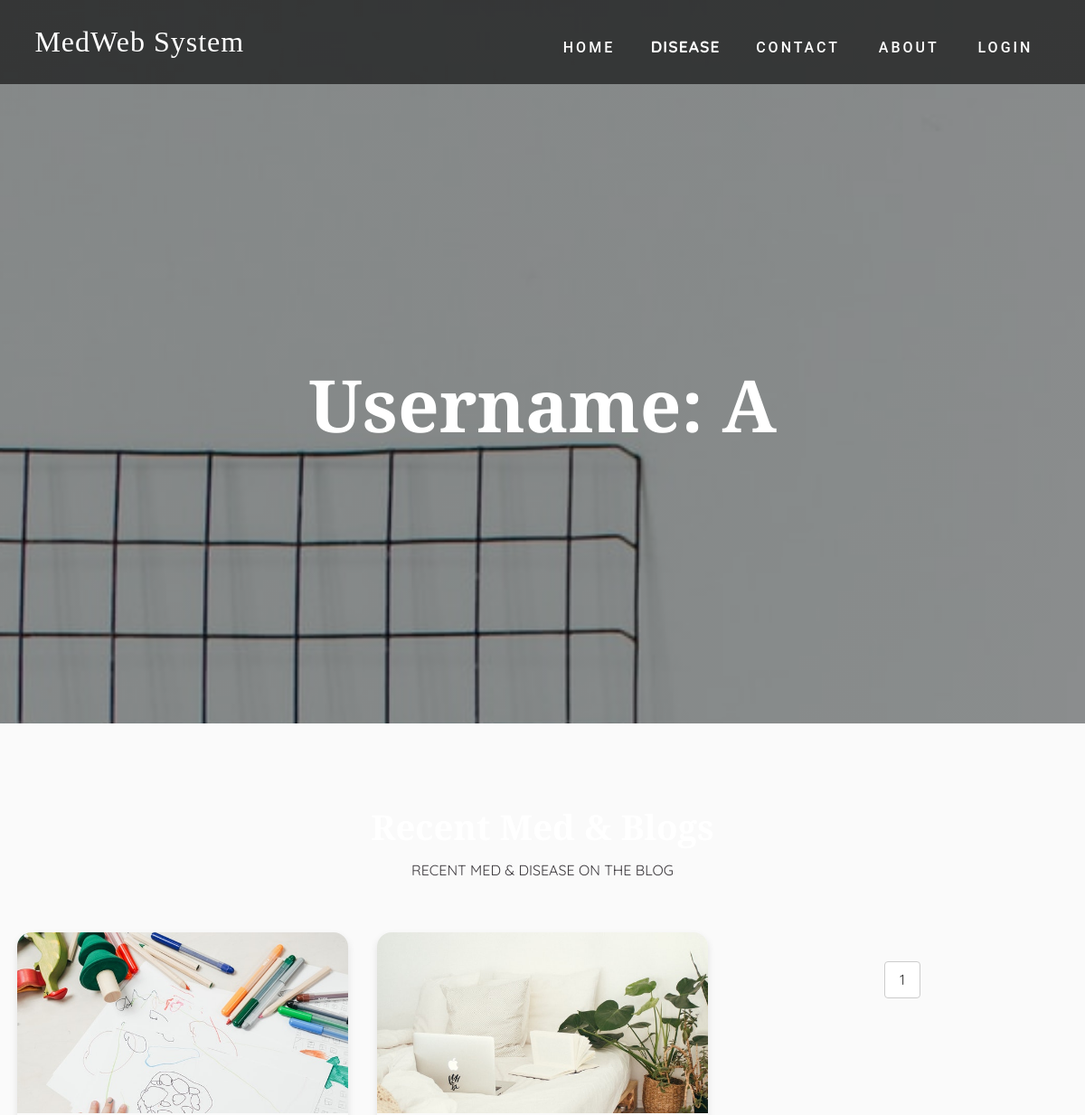
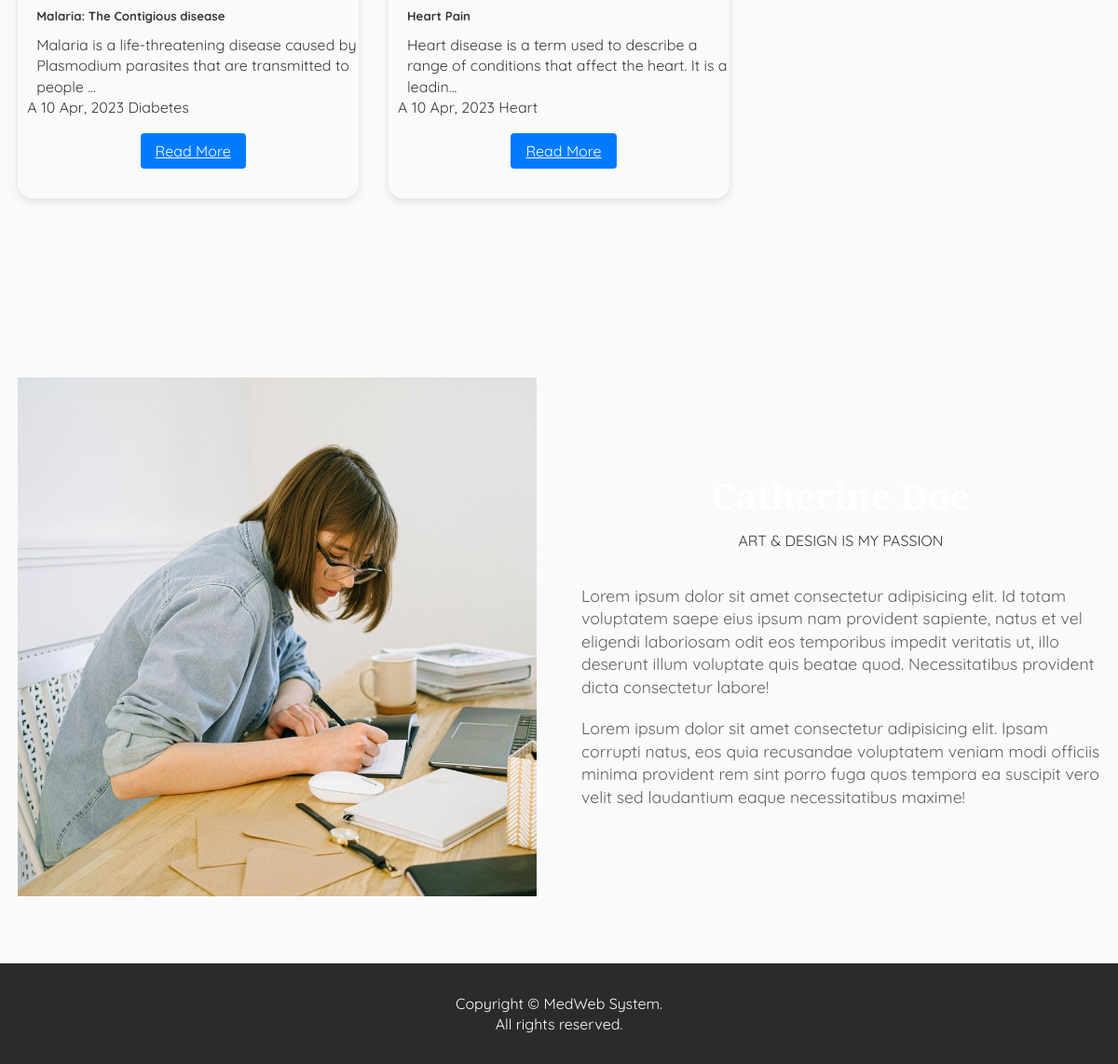
Page /author.php?aid=24 on the committed database (2 pictures, top to bottom).
### tables this page shows
CREATE TABLE `user` (
  `user_id` int(10) UNSIGNED NOT NULL,
  `first_name` varchar(30) NOT NULL,
  `last_name` varchar(30) NOT NULL,
  `username` varchar(30) DEFAULT NULL,
  `password` varchar(40) DEFAULT NULL,
  `role` int(11) NOT NULL
);

CREATE TABLE `post` (
  `post_id` int(11) NOT NULL,
  `title` varchar(100) NOT NULL,
  `description` text NOT NULL,
  `category` varchar(100) NOT NULL,
  `post_date` varchar(50) NOT NULL,
  `author` int(11) NOT NULL,
  `post_img` varchar(100) NOT NULL
);

CREATE TABLE `category` (
  `category_id` int(11) NOT NULL,
  `category_name` varchar(100) NOT NULL,
  `post` int(11) NOT NULL DEFAULT 0,
  `age` int(11) NOT NULL
);

### author.php (the view, shortened to what this page needs)
<?php include "connect.php";
if (isset($_GET['aid'])) {
$author_id = $_GET['aid'];
$username = mysqli_fetch_assoc(mysqli_query($conn, "SELECT username FROM user WHERE
user_id='$author_id'"))['username'];
} else {
header("Location: index.php");
exit();
}
?>
<!DOCTYPE html>
<html>
<head>
    <link rel="stylesheet" href="https://cdnjs.cloudflare.com/ajax/libs/font-awesome/5.15.1/css/all.min.css"
 />
    <link rel="stylesheet" href="style.css">
</head>
<body>
    <header>
        <nav class="navbar">
            <div class="container">
                <a href="index.php" class="navbar-brand">MedWeb System</a>
                <div class="navbar-nav">
                    <a href="index.php">Home</a>
                    <div class="dropdown">
                        <button class="dropbtn active">Disease</button>
                    </div>
                    <a href="contact.php">Contact</a>
                    <a href="blah.php">About</a>
                    <a href="login.php">Login</a>
                </div>
            </div>
        </nav>
        <div class="banner">
            <div class="container">
                <h1 class="banner-title">
                    Username:
                    <?php echo $username; ?>
                </h1>
            </div>
        </div>
    </header>
    <section class="design" id="design">
    <div class="container">
      <div class="title">
        <h2>Recent Med &amp; Blogs</h2>
        <p>recent med &amp; disease on the blog</p>
      </div>
      <div class="design-content">
        <?php
        include "connect.php";
        $limit = 5;
        if (isset($_GET['page'])) {
          $page = trim($_GET['page']);
          $page = (int) filter_var($page, FILTER_SANITIZE_NUMBER_INT);
        } else {
          $page = 1;
        }
        $offset = ($page - 1) * $limit;
        $sql = "SELECT post.post_id, post.title, post.description, post.post_date, category.category_name, user.username, post.category, post.post_img
          FROM post
          LEFT JOIN category ON post.category = category.category_id
          LEFT JOIN user ON post.author = user.user_id
          WHERE post.author = {$author_id}
          ORDER BY post.post_id DESC LIMIT {$limit} OFFSET {$offset}";
        $result = mysqli_query($conn, $sql) or die("Query Failed");
        if (mysqli_num_rows($result) > 0) {
          while ($row = mysqli_fetch_assoc($result)) {
            ?>
            <div class="feature-card-container">
              <div class="feature-card">
                <div class="feature-icon-container"
                  style="background-image: url('admin/upload/<?php echo $row['post_img']; ?>');">
                </div>
                <div class="feature-content">
                  <h5 class="feature-title">
                    <?php echo $row['title']; ?>
                  </h5>
                  <p class="feature-description">
                    <?php echo substr($row['description'], 0, 100) . "..."; ?>
                  </p>
                  <div class="feature-meta">
                    <span class="feature-author">
                      <?php echo $row['username']; ?>
                    </span>
                    <span class="feature-date">
                      <?php echo $row['post_date']; ?>
                    </span>
                    <span class="feature-category">
                      <?php echo $row['category_name']; ?>
                    </span>
                  </div>
                  <div class="feature-btn-container">
                    <a href="single.php?id=<?php echo $row['post_id']; ?>
                    " class="feature-btn">Read More</a>
                  </div>
                </div>
              </div>
            </div>
            <?php
          }
        } else {
          echo "No posts found";
        }
        ?>
        <?php $sql1 = "SELECT * FROM post JOIN user
                        on post.author = user.user_id
                        WHERE post.author={$author_id}";
        $result1 = mysqli_query($conn, $sql1) or die("Query Failed");
        if (mysqli_num_rows($result1) > 0) {
          $total_records = mysqli_num_rows($result1);
          $total_page = ceil($total_records / $limit);
          echo '<ul class="pagination admin-pagination">';
          for ($i = 1; $i <= $total_page; $i++) {
            $active = "";
            echo '<li class="' . $active . '"><a href="index.php?aid='.$author_id.'page=' . $i . '">' . $i . '</a></li>';
          }
          echo '</ul>';
        }
        ?>
      </div>
    </div>
  </section>
  <section class="about" id="about">
    <div class="container">
      <div class="about-content">
        <div>
          <img src="images/about-bg.jpg" alt="">
        </div>
        <div class="about-text">
          <div class="title">
            <h2>Catherine Doe</h2>
            <p>art & design is my passion</p>
          </div>
          <p>Lorem ipsum dolor sit amet consectetur adipisicing elit. Id totam voluptatem saepe eius ipsum nam provident
            sapiente, natus et vel eligendi laboriosam odit eos temporibus impedit veritatis ut, illo deserunt illum
            voluptate quis beatae quod. Necessitatibus provident dicta consectetur labore!</p>
          <p>Lorem ipsum dolor sit amet consectetur adipisicing elit. Ipsam corrupti natus, eos quia recusandae
            voluptatem veniam modi officiis minima provident rem sint porro fuga quos tempora ea suscipit vero velit sed
            laudantium eaque necessitatibus maxime!</p>
        </div>
      </div>
    </div>
  </section>
    <footer>
        <div class="container">
            <p>Copyright © MedWeb System.
                <br>All rights reserved.
            </p>
        </div>
    </footer>
</body>
</html>

### style.css (style rules this page uses)
:root { --Playfair: 'Playfair Display', serif; --Quicksand: 'Quicksand', sans-serif; --Roboto: 'Roboto', sans-serif; --dark: #3c393d; --exDark: #2b2b2b; }
* { padding: 0; margin: 0; font-family: var(--Quicksand); }
body { line-height: 1.4; color: var(--dark); }
img { width: 100%; display: block; }
.container { max-width: 1320px; margin: 0 auto; padding: 0 1.2rem; }
header { min-height: 100vh; background: linear-gradient(rgba(0, 0, 0, 0.4), rgba(0, 0, 0, 0.4)), url(images/banner-bg.jpg) center/cover no-repeat fixed; display: flex; flex-direction: column; justify-content: stretch; }
.dropdown { position: relative; display: inline-block; }
.dropbtn { font-family: var(--Quicksand); font-size: 1.1rem; border: none; outline: none; color: white; background-color: transparent; cursor: pointer; padding: 0.5rem 1rem; text-transform: uppercase; font-weight: bold; letter-spacing: 1px; transition: background-color 0.2s ease; }
.navbar { background: rgba(0, 0, 0, 0.6); padding: 1.2rem; }
.navbar-brand { color: #fff; font-size: 2rem; display: block; text-align: center; text-decoration: none; font-family: var(--Playfair); letter-spacing: 1px; }
.navbar-nav { padding: 0.8rem 0 0.2rem 0; text-align: center; }
.navbar-nav a { text-transform: uppercase; font-family: var(--Roboto); letter-spacing: 1px; font-weight: 500; color: #fff; text-decoration: none; display: inline-block; padding: 0.4rem 0.1rem; letter-spacing: 3px; transition: opacity 0.5s ease; }
.banner { flex: 1; display: flex; align-items: center; justify-content: center; text-align: center; color: #fff; }
.banner-title { font-size: 3rem; font-family: var(--Playfair); line-height: 1.2; }
.design { padding: 4.5rem 0; }
.title { text-align: center; padding: 1rem 0; }
.title h2 { font-family: var(--Playfair); font-size: 2.4rem; }
.title p { text-transform: uppercase; padding: 0.6rem 0; }
.design-content { margin: 2rem 0; }
.about { padding: 4.5rem 0; }
.about-text { margin: 2rem 0; }
.about-text > p { font-size: 1.1rem; padding: 0.6rem 0; opacity: 0.8; }
footer { background: var(--exDark); color: #fff; text-align: center; padding: 2rem 0; }
@media screen and (min-width: 540px) { .navbar-nav a { padding-right: 1.2rem; padding-left: 1.2rem; } }
@media screen and (min-width: 540px) { .banner-title { font-size: 5rem; } }
@media screen and (min-width: 768px) { .navbar .container { display: flex; align-items: center; justify-content: space-between; } }
@media screen and (min-width: 768px) { .design-content { display: grid; grid-template-columns: repeat(2, 1fr); gap: 2rem; } }
@media screen and (min-width: 992px) { .about-content { display: grid; grid-template-columns: repeat(2, 1fr); column-gap: 3rem; align-items: center; } }
@media screen and (min-width: 1200px) { .design-content { grid-template-columns: repeat(3, 1fr); } }
body { font-family: Roboto, sans-serif; width: 100%; font-size: 16px; margin: 0; padding: 0; background: #FAFAFA; }
h1, h2 { font-weight: 700; color: #FFF; font-weight: 700; font-size: 4em; margin: 0; padding: 0 20px; }

### author.php (style rules this page uses)
.feature-card { border-radius: 1rem; box-shadow: 0 0.25rem 0.5rem rgba(0, 0, 0, 0.1); overflow: hidden; transition: transform 0.2s ease-in-out; }
.feature-card-container { width: 100%; margin-bottom: 1rem; }
.feature-content { margin-top: 10px; margin-left: 10px; }
.feature-title { margin-top: 10px; margin-left: 10px; }
.feature-description { margin-top: 10px; margin-left: 10px; }
.pagination { display: flex; justify-content: center; list-style: none; margin: 2rem 0; padding: 0; }
.pagination li { display: inline-block; margin: 0 0.5rem; }
.pagination li a { display: inline-block; padding: 0.5rem 1rem; border-radius: 0.25rem; text-decoration: none; color: #333; background-color: #fff; border: 1px solid #ccc; }
.dropdown { position: relative; display: inline-block; }
.feature-icon-container { background-image: url('https://via.placeholder.com/150'); background-repeat: no-repeat; background-size: cover; background-position: center center; height: 200px; }
.feature-btn-container { display: flex; justify-content: center; margin-top: 1rem; margin-bottom: 2rem; }
.feature-btn { display: inline-block; border-radius: 0.25rem; padding: 0.5rem 1rem; color: #fff; background-color: #007bff; transition: background-color 0.2s ease-in-out; }

### rows in the picture
user: username "A"
post: post_img (picture), title "Malaria: The Contigious disease", description "Malaria is a life-threatening disease caused by Plasmodium parasites that are transmitted to people", user.username "A", post_date "10 Apr, 2023", category.category_name "Diabetes"
post: post_img (picture), title "Heart Pain", description "Heart disease is a term used to describe a range of conditions that affect the heart. It is a leadin", user.username "A", post_date "10 Apr, 2023", category.category_name "Heart"
